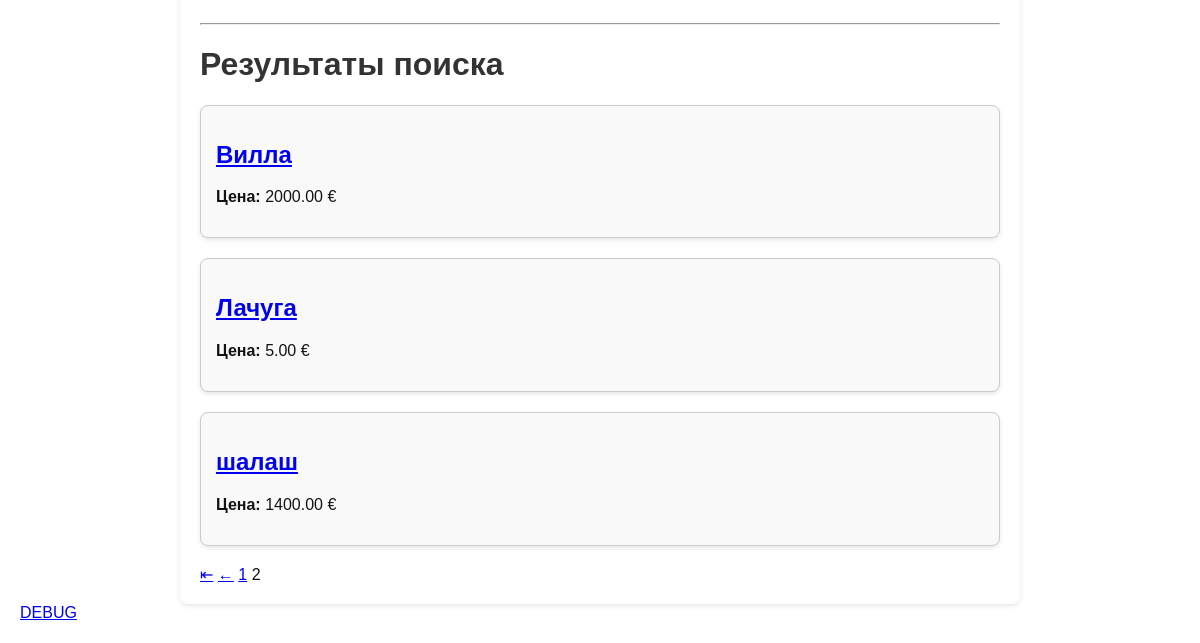
/search/listings/?page=3 (lower part), run on an earlier commit of the app's database.
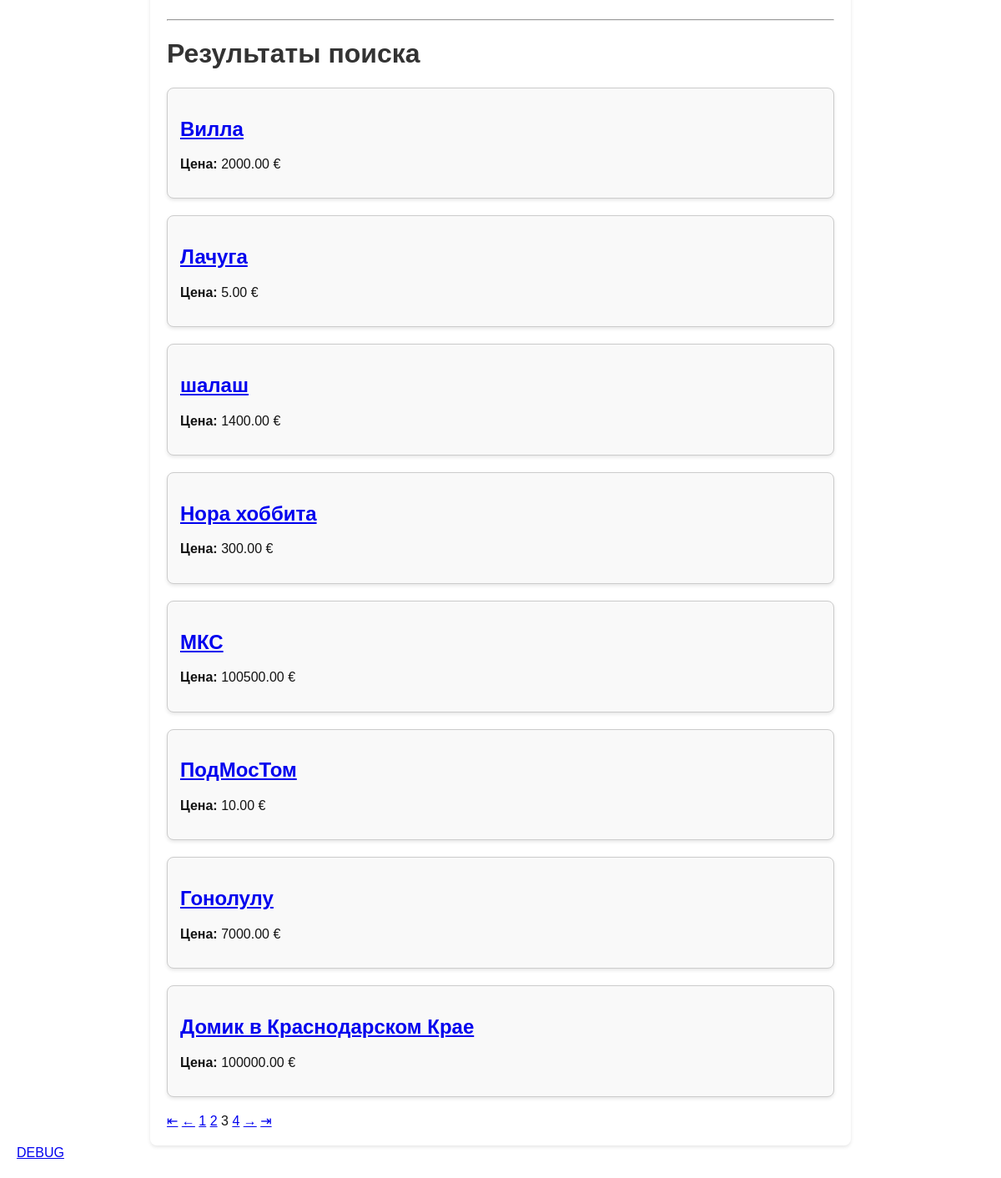
And on a later commit of the database.
### listings/models.py (models this page shows, shortened)
class Listing(models.Model):
    PROPERTY_TYPES = [
        ('apartment', 'Квартира'),
        ('house', 'Дом'),
        ('studio', 'Студия'),
    ]
    STATUS_CHOICES = [
        ('active', 'Активно'),
        ('inactive', 'Неактивно'),
    ]
    title = models.CharField(max_length=255)
    description = models.TextField()
    location = models.CharField(max_length=255)
    price = models.DecimalField(max_digits=10, decimal_places=2)
    rooms = models.PositiveIntegerField()
    property_type = models.CharField(max_length=50, choices=PROPERTY_TYPES)
    status = models.CharField(max_length=20, choices=STATUS_CHOICES, default='active')
    owner = models.ForeignKey(settings.AUTH_USER_MODEL, related_name='listings', on_delete=models.CASCADE)
    created_at = models.DateTimeField(auto_now_add=True)
    updated_at = models.DateTimeField(auto_now=True)

### search/views.py (the view)
# urls.py: path('listings/', ListingSearchView.as_view(), name='listing-search'),
class ListingSearchView(ListView):
    model = Listing
    template_name = 'search/listing_search.html'
    context_object_name = 'listings'
    def get_queryset(self):
        queryset = Listing.objects.filter(status='active')
        q = self.request.GET.get('q', '')
        if q:
            queryset = queryset.filter(
                Q(title__icontains=q) | Q(description__icontains=q)
            )
        min_price = self.request.GET.get('min_price')
        max_price = self.request.GET.get('max_price')
        if min_price:
            queryset = queryset.filter(price__gte=min_price)
        if max_price:
            queryset = queryset.filter(price__lte=max_price)
        location = self.request.GET.get('location')
        if location:
            queryset = queryset.filter(location__icontains=location)
        min_rooms = self.request.GET.get('min_rooms')
        max_rooms = self.request.GET.get('max_rooms')
        if min_rooms:
            queryset = queryset.filter(rooms__gte=min_rooms)
        if max_rooms:
            queryset = queryset.filter(rooms__lte=max_rooms)
        property_type = self.request.GET.get('property_type')
        if property_type:
            queryset = queryset.filter(property_type=property_type)
        ordering = self.request.GET.get('ordering')
        if ordering:
            queryset = queryset.order_by(ordering)
        return queryset
    def get_context_data(self, **kwargs):
        context = super().get_context_data(**kwargs)
        paginator = Paginator(context['listings'], 2)  # Лимит в 10 объявлений на страницу
        page_number = self.request.GET.get('page')
        context['page_obj'] = paginator.get_page(page_number)
        return context

### templates/search/listing_search.html (shortened to what this page needs)
{% extends "base.html" %}
{% block content %}
<hr>
<div class="listings-container">
    <h1>Результаты поиска</h1>
    <div class="listings">
        {% for listing in listings %}
            <div class="listing-card">
                <h2><a href="{% url 'listing-detail' listing.pk %}">{{ listing.title }}</a></h2>
                <p><strong>Цена:</strong> {{ listing.price }} €</p>
            </div>
        {% empty %}
            <p>Нет доступных объявлений.</p>
        {% endfor %}
    </div>
    <div class="pagination">
        <span class="step-links">
            {% if page_obj.has_previous %}
                <a href="?page=1">⇤</a>
                <a href="?page={{ page_obj.previous_page_number }}">←</a>
            {% endif %}
            {% for num in page_obj.paginator.page_range %}
                {% if num == page_obj.number %}
                    <span class="current">{{ num }}</span>
                {% elif num > page_obj.number|add:"-3" and num < page_obj.number|add:"3" %}
                    <a href="?page={{ num }}">{{ num }}</a>
                {% elif num == 1 or num == page_obj.paginator.num_pages %}
                    <a href="?page={{ num }}">{{ num }}</a>
                {% elif num == page_obj.number|add:"-3" or num == page_obj.number|add:"3" %}
                    ...
                {% endif %}
            {% endfor %}
            {% if page_obj.has_next %}
                <a href="?page={{ page_obj.next_page_number }}">→</a>
                <a href="?page={{ page_obj.paginator.num_pages }}">⇥</a>
            {% endif %}
        </span>
    </div>
</div>
{% endblock content %}

What changed in the data, as far as the page shows it:
added Listing: title "Нора хоббита", price "300.00"
added Listing: title "МКС", price "100500.00"
added Listing: title "ПодМосТом", price "10.00"
added Listing: title "Гонолулу", price "7000.00"
added Listing: title "Домик в Краснодарском Крае", price "100000.00"
Also different on the page:
list line gone: "2"
new list line: "2"
new list line: "3"
new list line: "4"
